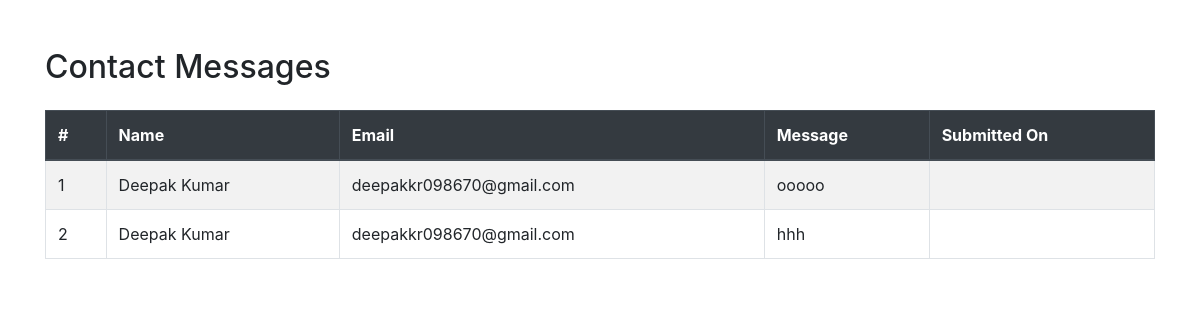
The page /superadmin/contact-messages/ on the database its author committed.
### web/models.py (models this page shows, shortened)
class ContactMessage(models.Model):  # Use this and remove `Message` if not needed
    name = models.CharField(max_length=100)
    email = models.EmailField()
    message = models.TextField()
    sent_at = models.DateTimeField(auto_now_add=True)

### superadmin/views.py (the view)
# urls.py: path('contact-messages/', views.contact_messages, name='contact_messages'),
def contact_messages(request):
    messages = ContactMessage.objects.all().order_by('-sent_at')
    return render(request, 'superadmin/contact_messages.html', {'messages': messages})

### superadmin/templates/superadmin/contact_messages.html (shortened to what this page needs)
<!DOCTYPE html>
<html>
<head>
    <link rel="stylesheet" href="https://cdn.jsdelivr.net/npm/bootstrap@4.6.2/dist/css/bootstrap.min.css">
</head>
<body>
<div class="container py-5">
    <h2 class="mb-4">Contact Messages</h2>
    <table class="table table-bordered table-striped">
        <thead class="thead-dark">
            <tr>
                <th>#</th>
                <th>Name</th>
                <th>Email</th>
                <th>Message</th>
                <th>Submitted On</th>
            </tr>
        </thead>
        <tbody>
            {% for msg in messages %}
            <tr>
                <td>{{ forloop.counter }}</td>
                <td>{{ msg.name }}</td>
                <td>{{ msg.email }}</td>
                <td>{{ msg.message }}</td>
                <td>{{ msg.created_at }}</td>
            </tr>
            {% empty %}
            <tr>
                <td colspan="5" class="text-center">No messages found.</td>
            </tr>
            {% endfor %}
        </tbody>
    </table>
</div>
</body>
</html>

### rows shown on the page
ContactMessage: name "Deepak Kumar", email "deepakkr098670@gmail.com", message "ooooo"
ContactMessage: name "Deepak Kumar", email "deepakkr098670@gmail.com", message "hhh"
